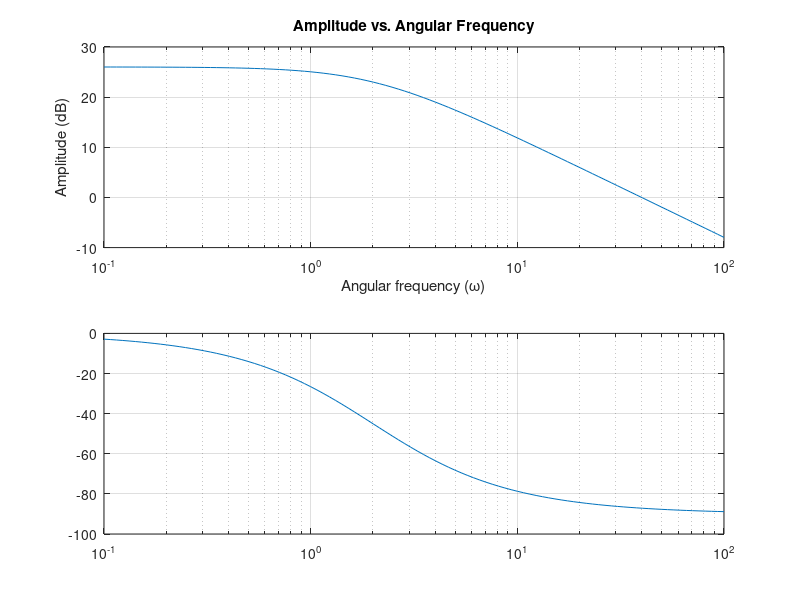
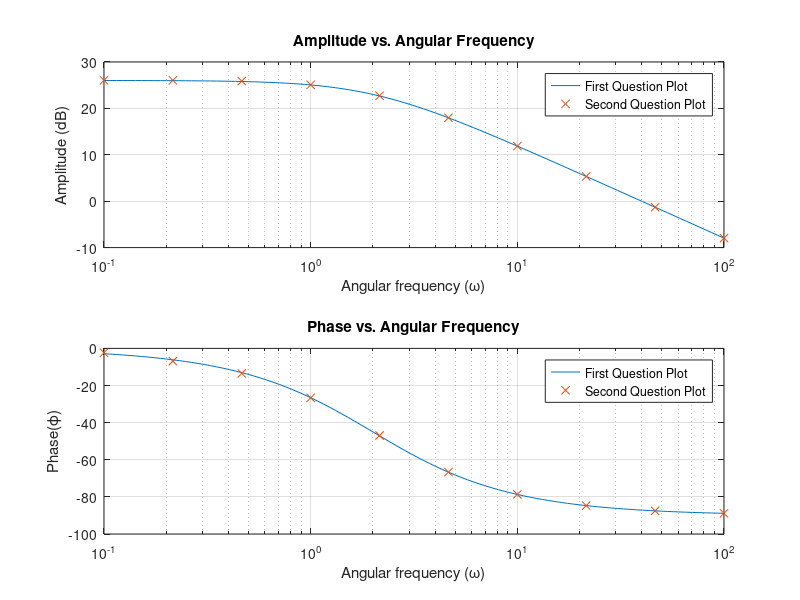

These charts were generated, in order, by the following MATLAB code:
%q1
w = logspace(-1,2,100);
for k = 1:100
    s = 1i * w(k);
    G(k) = 20 / (0.5*s+1);
end
subplot(2,1,1)
semilogx(w,20*log10(abs(G)));
grid on
ylabel('Amplitude (dB)');
xlabel('Angular frequency (ω)');
title('Amplitude vs. Angular Frequency');
subplot(2,1,2)
ylabel('Phase(ϕ)');
xlabel('Angular frequency (ω)');
title('Phase vs. Angular Frequency');
semilogx(w,angle(G)*180/pi)
grid on

%q2

t = 0:0.01:100;
Amplitude = zeros(10, 1);
test= zeros(10, 1);
Phase = zeros(10, 1);
cosine_freq = logspace(-1,2,10);

for n=1:10
    x = cos(t*cosine_freq(n)); 
    y=(cos(-atan(0.5*cosine_freq(n)/1)+cosine_freq(n).*t)*20/sqrt((0.5*cosine_freq(n))^2+1^2));
    lap_x=fft(x);
    [x_max,max_x_loc] = max(abs(lap_x));
    lap_y= fft(y);
    [y_max,max_y_loc] = max(abs(lap_y));
    Phase(n)=angle(lap_y(max_y_loc))-angle(lap_x(max_x_loc));
    Amplitude(n)=y_max/x_max;
    test(n)=abs(y)/abs(x);
end

figure(2)

subplot(2,1,1)
semilogx(w,20*log10(abs(G)));
hold on;
semilogx(cosine_freq,20*log10(Amplitude),'x');
ylabel('Amplitude (dB)');
xlabel('Angular frequency (ω)');
title('Amplitude vs. Angular Frequency');
legend('First Question Plot',"Second Question Plot");
grid on
hold off;

subplot(2,1,2)
semilogx(w,angle(G)*180/pi);
hold on;
semilogx(cosine_freq,Phase*180/pi,'x');
ylabel('Phase(ϕ)');
xlabel('Angular frequency (ω)');
title('Phase vs. Angular Frequency');
legend('First Question Plot',"Second Question Plot");
grid on;
hold off;



